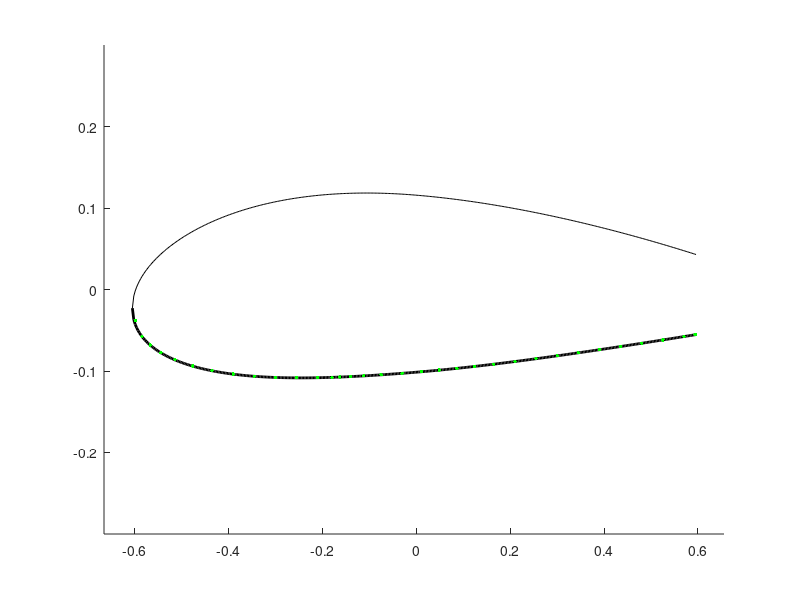

MATLAB code for this plot: (Note: this script raises an error after producing the figure.)
function [x_c, y_c, Ixx, Iyy, Ixy, skin, spar, str, caps, x_quarterchord] = build_airfoil()


% clear all;

density = 2780;         %kg/m^3

%% 2415 Airfoil 
m = 0.02;               % 
p = 0.4;                % max camber
t = 0.15;               % max thickness 
c = 1.5;                % chord length
nx = 500;               % number of increments
dx = c/nx;  
x = 0:dx:c;             % even spacing

%% Structural elements (arbitrary inputs for now)
skin.t = 0.0019;                               % thickness of skin
spar.t = 0.005;                               % thickness of spar
str.A_upp = 22E-6;                            % area of each upper stringer
str.A_low = 22E-6;                            % area of each lower stringer
caps.A = 1E-5;                                % area of spar caps
spar.x = 0.3*1.5;                                                      % choose x location of spar
str.x_upp = [x(1), x(10), x(25), x(50), x(80), x(110), x(140), x(170), x(200), x(225), x(250), x(280), x(310), x(340), x(370), x(400)];     % choose x locations of upper stringers
str.x_low = [x(1), x(10), x(25), x(50), x(80), x(110), x(140), x(170), x(200), x(225), x(250), x(280), x(310), x(340), x(370), x(400)];     % choose x locations of lower stringers



%% Create Airfoil from equation
yc = zeros(1,nx+1);
yt = zeros(1,nx+1);
yU0 = zeros(1,nx+1);
yL0 = zeros(1,nx+1);
theta = zeros(1,nx+1);
xb = p*c;
i_xb = xb/dx + 1;  

% NACA equation source: http://www.aerospaceweb.org/question/airfoils/q0041.shtml    
for i = 1:nx+1
    yt(i) = 5*t*c*(0.2969*sqrt(x(i)/c) - 0.1260*(x(i)/c) - 0.3516*(x(i)/c)^2 + 0.2843*(x(i)/c)^3 - 0.1015*(x(i)/c)^4);
    if i <= i_xb
        yc(i) = m*x(i)/p^2*(2*p - x(i)/c);
        theta(i) = atan(2*m/p^2*(p - x(i)/c));
    else
        yc(i) = m*(c - x(i))/(1-p)^2*(1 + x(i)/c - 2*p);
        theta(i) = atan(2*m/(1-p)^2*(p-x(i)/c));
    end
    yU0(i) = yc(i) + yt(i)*cos(theta(i));
    yL0(i) = yc(i) - yt(i)*cos(theta(i));
end

% The last 20% of the chord length of the airfoil was neglected under the assumption that
% this section contained flaps and ailerons, and would therefore not support aerodynamic loads.
i_xend = round(0.8*c/dx)+1;
x = x(1:i_xend);
yU = yU0(1:i_xend);
yL = yL0(1:i_xend);

%% Spars
spar.x = [spar.x,x(end)];                    % x location of spar
spar.n = length(spar.x);                     % number of spars
spar.i = round(spar.x./dx)+1;                % index of spars  
spar.h = yU(spar.i) - yL(spar.i);            % height of spar
spar.Cy = (yU(spar.i) + yL(spar.i))/2;       % y centroid of spar  
spar.A = spar.t*spar.h;                      % area of spar
spar.y_upp = yU(spar.i);
spar.y_low = yL(spar.i);

%% Stringers
str.n_upp = length(str.x_upp);                            % number of upper stringers
str.i_upp = round(str.x_upp./dx)+1;                       % indices of upper stringers
str.n_low = length(str.x_low);                            % number of lower stringers
str.i_low = round(str.x_low./dx)+1;                       % indices of lower stringers
str.y_upp = yU(str.i_upp);
str.y_low = yL(str.i_low);

%% Nodes (based on TA's definition: node = skin and spar cap)
node.x_upp = [str.x_upp,spar.x];            % x location of upper stringers and spars
node.x_upp = sort(node.x_upp);              % sort ascending
% skin should be broken into smaller elements for higher accuracy of calculation
% break one skin element into two by adding one more node in between
skin.x_upp = zeros(1,2*length(node.x_upp)-1);
for i = 1:length(node.x_upp)-1
    skin.x_upp(2*i-1) = node.x_upp(i);
    skin.x_upp(2*i) = (node.x_upp(i) + node.x_upp(i+1))/2;
end
skin.x_upp(end) = node.x_upp(end);

skin.i_upp = round(skin.x_upp/dx)+1;       % indices of skins
skin.n_upp = length(skin.x_upp)-1;         % number of upper skins
skin.l_upp = zeros(1,skin.n_upp);          % length of upper skins
skin.A_upp = zeros(1,skin.n_upp);          % area of upper skins
skin.Cx_upp = zeros(1,skin.n_upp);         % x centroid of upper skins
skin.Cy_upp = zeros(1,skin.n_upp);         % y centroid of upper skins

for i = 1:skin.n_upp
    skin.l_upp(i) = sqrt((yU(skin.i_upp(i+1)) - yU(skin.i_upp(i)))^2 + (skin.x_upp(i+1) - skin.x_upp(i))^2);  
    skin.A_upp(i) = skin.t*skin.l_upp(i);
    skin.Cx_upp(i) = (skin.x_upp(i+1) + skin.x_upp(i))/2;
    skin.Cy_upp(i) = (yU(skin.i_upp(i+1)) + yU(skin.i_upp(i)))/2;
end

% lower nodes
node.x_low = [str.x_low,spar.x];
node.x_low = sort(node.x_low);

skin.x_low = zeros(1,2*length(node.x_low)-1);
for i = 1:length(node.x_low)-1
    skin.x_low(2*i-1) = node.x_low(i);
    skin.x_low(2*i) = (node.x_low(i) + node.x_low(i+1))/2;
end
skin.x_low(end) = node.x_low(end);

skin.i_low = round(skin.x_low/dx)+1;
skin.n_low = length(skin.x_low)-1;
skin.l_low = zeros(1,skin.n_low);
skin.A_low = zeros(1,skin.n_low);
skin.Cx_low = zeros(1,skin.n_low);
skin.Cy_low = zeros(1,skin.n_low);

for i = 1:skin.n_low
    skin.l_low(i) = sqrt((yL(skin.i_low(i+1)) - yL(skin.i_low(i)))^2 + (skin.x_low(i+1) - skin.x_low(i))^2);
    skin.A_low(i) = skin.t*skin.l_low(i);
    skin.Cx_low(i) = (skin.x_low(i+1) + skin.x_low(i))/2;
    skin.Cy_low(i) = (yL(skin.i_low(i+1)) + yL(skin.i_low(i)))/2;
end

%% Spar Caps
caps.x = spar.x;
caps.n = 2*length(caps.x);
caps.y_upp = yU(spar.i);
caps.y_low = yL(spar.i);
caps.i = round(caps.x/dx)+1;
% Centroids of caps are at the x and y locations: caps.Cy = caps.C,

%% Centroid of the overall wing section
% initial value
Cx_sum = 2*(sum(caps.x.*caps.A)) + sum(str.x_upp.*str.A_upp) + sum(str.x_low.*str.A_low) + sum(spar.x.*spar.A) ...
         + sum(skin.Cx_low.*skin.A_low) + sum(skin.Cx_upp.*skin.A_upp);
Cy_sum = sum(caps.y_low.*caps.A) + sum(caps.y_upp.*caps.A) + sum(yU(str.i_upp).*str.A_upp) + sum(yL(str.i_low).*str.A_low) ... 
         + sum(spar.Cy.*spar.A) + sum(skin.Cy_low.*skin.A_low) + sum(skin.Cy_upp.*skin.A_upp);
A_sum = caps.A*caps.n + str.A_upp*str.n_upp + str.A_low*str.n_low + sum(spar.A) + sum(skin.A_low) + sum(skin.A_upp);

Cx = Cx_sum/A_sum;
Cy = Cy_sum/A_sum;

%% Leading Edge Origin Plot
% figure
% plot(x,yU,'k',x,yL,'k','Linewidth',2);
% ylim([-0.3 0.3])
% hold on
% xlim([0,c]);
% plot(str.x_upp,yU(str.i_upp),'or',str.x_low,yL(str.i_low),'or','markersize',5);
% % plot([x(1),x(1)],[yU(i(1)),yL(i(1))],'b',[x(end),x(end)],[yU(end),yL(end)],'b','Linewidth',3);
% rectangle('Position',[x(spar.i(1))-spar.t/2, yL(spar.i(1)), spar.t, yU(spar.i(1))-yL(spar.i(1))]);
% rectangle('Position',[x(spar.i(2))-spar.t/2, yL(spar.i(2)), spar.t, yU(spar.i(2))-yL(spar.i(2))]);
% plot(spar.x,yU(spar.i),'sg',spar.x,yL(spar.i),'sg','markersize',7);
% % plot([x(end),x(end)],[yU(end),yL(end)]);
% scatter(Cx,Cy,'m*')
% ylabel('y (m)')
% xlabel('x (m)')
% grid on

%% Area moments of inertia
for i = 1:length(spar.x)
    spar.Ixx(i) = (spar.t*spar.h(i)^3)/12 + spar.A(i)*(spar.Cy(i) - Cy)^2;
    spar.Iyy(i) = (spar.h(i)*spar.t^3)/12 + spar.A(i)*(spar.x(i) - Cx)^2;
    spar.Ixy(i) = spar.A(i)*(spar.Cy(i) - Cy)*(spar.x(i) - Cx);
end

for i = 1:skin.n_upp
    skin.Ixx_upp(i) = skin.A_upp(i)*(skin.Cy_upp(i) - Cy)^2;
    skin.Iyy_upp(i) = skin.A_upp(i)*(skin.Cx_upp(i) - Cx)^2;
    skin.Ixy_upp(i) = skin.A_upp(i)*(skin.Cy_upp(i) - Cy)*(skin.Cx_upp(i) - Cx);
end

for i = 1:skin.n_low
    skin.Ixx_low(i) = skin.A_low(i)*(skin.Cy_low(i) - Cy)^2;
    skin.Iyy_low(i) = skin.A_low(i)*(skin.Cx_low(i) - Cx)^2;
    skin.Ixy_low(i) = skin.A_low(i)*(skin.Cy_low(i) - Cy)*(skin.Cx_low(i) - Cx);
end

for i = 1:str.n_upp
    str.Ixx_upp(i) = str.A_upp*(yU(str.i_upp(i)) - Cy)^2;
    str.Iyy_upp(i) = str.A_upp*(str.x_upp(i) - Cx)^2;
    str.Ixy_upp(i) = str.A_upp*(yU(str.i_upp(i)) - Cy)*(str.x_upp(i) - Cx);
end

for i = 1:str.n_low
    str.Ixx_low(i) = str.A_low*(yL(str.i_low(i)) - Cy)^2;
    str.Iyy_low(i) = str.A_low*(str.x_low(i) - Cx)^2;
    str.Ixy_low(i) = str.A_low*(yL(str.i_low(i)) - Cy)*(str.x_low(i) - Cx);
end

for i = 1:length(caps.x)
    caps.Ixx_upp(i) = caps.A*(caps.y_upp(i) - Cy)^2;
    caps.Iyy_upp(i) = caps.A*(caps.x(i) - Cx)^2;
    caps.Ixy_upp(i) = caps.A*(caps.y_upp(i) - Cy)*(caps.x(i) - Cx);
end

for i = 1:length(caps.x)
    caps.Ixx_low(i) = caps.A*(caps.y_low(i) - Cy)^2;
    caps.Iyy_low(i) = caps.A*(caps.x(i) - Cx)^2;
    caps.Ixy_low(i) = caps.A*(caps.y_low(i) - Cy)*(caps.x(i) - Cx);
end

Ixx = sum(spar.Ixx)+sum(skin.Ixx_upp)+sum(skin.Ixx_low)+sum(str.Ixx_upp)+sum(str.Ixx_low)+sum(caps.Ixx_low);
Iyy = sum(spar.Iyy)+sum(skin.Iyy_upp)+sum(skin.Iyy_low)+sum(str.Iyy_upp)+sum(str.Iyy_low)+sum(caps.Iyy_low);
Ixy = sum(spar.Ixy)+sum(skin.Ixy_upp)+sum(skin.Ixy_low)+sum(str.Ixy_upp)+sum(str.Ixy_low)+sum(caps.Ixy_low);


%%%%%%%%%%%%%%%%%%%%%%%%%%%%%%%%%%%%%%%%%%%%%%%%%%%%%%%%%%%%%%%%%%%%%%%%
%% BELOW CALCULATIONS ARE COORDINATE TRANSFORMATIONS FOR JARED's CODE %%
%%%%%%%%%%%%%%%%%%%%%%%%%%%%%%%%%%%%%%%%%%%%%%%%%%%%%%%%%%%%%%%%%%%%%%%%

%% Shift coordinate system to centroid-centered frame
% x's
spar.x_c = spar.x - Cx;
skin.x_upp_c = skin.Cx_upp - Cx;
skin.x_low_c = skin.Cx_low - Cx;
str.x_upp_c = str.x_upp - Cx;
str.x_low_c = str.x_low - Cx;
caps.x_upp_c = caps.x - Cx;
caps.x_low_c = caps.x - Cx;

% y's (Cy's are y's for point-components)
skin.y_upp_c = skin.Cy_upp - Cy;
skin.y_low_c = skin.Cy_low - Cy;
str.y_upp_c = str.y_upp - Cy;
str.y_low_c = str.y_low - Cy;
caps.y_upp_c = caps.y_upp - Cy;
caps.y_low_c = caps.y_low - Cy;

%% Make CCW coordinate system for shear flow
x_CCW = zeros(1,length(x));
yU_CCW = zeros(1,length(x));
yL_CCW = zeros(1,length(x));

for i = 1:length(x)
    x_CCW(i) = x(end - i + 1);
    yU_CCW(i) = yU(end - i + 1);
    yL_CCW(i) = yL(end - i + 1);
end
y_CCW = [yU_CCW yL_CCW(end-1:-1:1)];         
x_CCW = [x_CCW x(2:end)];

spar.i_CCW = length(x) - spar.i + 1;
spar.i_CCW = sort([spar.i_CCW, (length(x) + spar.i - 1)]); 
skin.i_CCW = length(x) - skin.i_upp + 1;
skin.i_CCW = sort([skin.i_CCW, (length(x) + skin.i_low - 1)]);
str.i_CCW  = length(x) - str.i_upp + 1;
str.i_CCW  = sort([str.i_CCW, (length(x) + str.i_low - 1)]);
caps.i_CCW = spar.i_CCW;

x_c = x_CCW - Cx;
y_c = y_CCW - Cy;

x_quarterchord = c/4 - Cx;

%% Weight of Wing 

dist_fore = zeros(1, length(x_c)-1);

for i = 1:length(x_c)-1           
      dist_fore(i) = ((x_c(i)-x_c(i+1))^2 + (y_c(i)-y_c(i+1))^2)^0.5;
end
skin.length = sum(dist_fore(:)) + ((x_c(end-1)-x_c(end))^2 + (y_c(end-1)-y_c(end))^2)^0.5;

Ribless_Wing_Weight = (skin.length*skin.t + caps.A*4 + str.A_upp*2*length(str.x_upp) + sum(spar.A)) * 10.82 * density;

%% Centroid-centered plot
figure
hold on
plot(x-Cx,yU-Cy,'k',x-Cx,yL-Cy,'k','Linewidth',2);
ylim([-0.3 0.3])
xlim([1.1*(-Cx),1.1*(x(end)-Cx)]);
p.skin_upp = plot(skin.x_low_c, skin.y_low_c, 'g.', 'markersize',8);
p.skin_low = plot(skin.x_upp_c, skin.y_upp_c, 'g.','markersize',8);
p.str_upp  = plot(str.x_upp_c, str.y_upp_c, 'or', 'markersize',5);
p.str_low  = plot(str.x_low_c, str.y_low_c, 'or', 'markersize',5);
p.spar1    = plot(spar.x_c(1), 0.5*(spar.y_upp(1) + spar.y_low(1)) - Cy, 'bx', 'markersize', 8);
p.spar2    = plot(spar.x_c(2), 0.5*(spar.y_upp(2) + spar.y_low(2)) - Cy, 'bx', 'markersize', 8);
p.caps_upp = plot(caps.x_upp_c, caps.y_upp_c, 'sm', 'markersize', 10);
p.caps_low = plot(caps.x_low_c, caps.y_low_c, 'sm', 'markersize', 10);
rectangle('Position',[x(spar.i(1))-spar.t/2-Cx, yL(spar.i(1))-Cy, spar.t, yU(spar.i(1))-yL(spar.i(1))]);
rectangle('Position',[x(spar.i(2))-spar.t/2-Cx, yL(spar.i(2))-Cy, spar.t, yU(spar.i(2))-yL(spar.i(2))]);
p.centroid = plot(0,0,'r*', 'markersize', 10);
legend([p.centroid, p.skin_upp, p.str_upp, p.spar1, p.caps_upp],'Overall Centroid', 'Skin', 'Stringer', 'Spar', 'Spar Cap');
ylabel('y (m)')
xlabel('x (m)')
grid on

disp('Ribless Wing Weight in kg = ');
disp(Ribless_Wing_Weight)
disp('build_airfoil complete');
